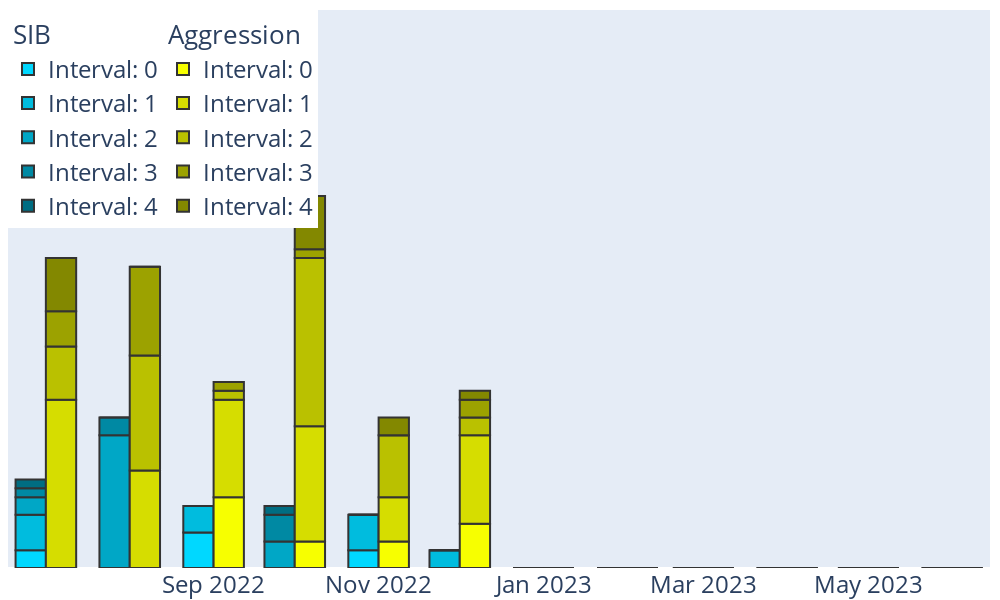

Notebook code cell kept with this figure:
### Code cell
#intensity interval data
dfin
dfin_wide = pd.pivot_table(dfin, values='value', index=['Date', 'variable'], columns='Target',aggfunc=np.max)
dfin_wide_grp = pd.pivot_table(dfin_wide, index="Date", columns="variable", values=["Aggression", "Disruptive", "SIB", "Self Mutilation"])
dfin_wide_grp.index.name = None

#group by month
dfin_wide_grp['Yr_Mnth'] = pd.to_datetime(dfin_wide_grp.index).strftime('%Y-%m')
dfin_m = dfin_wide_grp.groupby(['Yr_Mnth'],sort=False,)[dfin_wide_grp.columns].sum().reset_index()
df_month_data = dfin_wide_grp.groupby(['Yr_Mnth'],sort=False,)[dfin_wide_grp.columns].sum()
dfin_wide_grp = dfin_m.drop('Yr_Mnth', axis='columns')

# Create a figure with the right layout
fig = go.Figure(
    layout=go.Layout(
        height=600,
        width=1000,
        barmode="group",
        yaxis_showticklabels=False,
        yaxis_showgrid=False,
        yaxis_range=[0, dfin_wide_grp.groupby(axis=1, level=0).sum().max().max() * 1.5],
       # Secondary y-axis overlayed on the primary one and not visible
        yaxis2=go.layout.YAxis(
            visible=False,
            matches="y",
            overlaying="y",
            anchor="x",
        ),
        font=dict(size=24),
        legend_x=0,
        legend_y=1,
        legend_orientation="h",
        hovermode="x",
        margin=dict(b=0,t=10,l=0,r=10)
    )
)

# Define some colors for the product, revenue pairs
colors = {
    "SIB" : {
        "Interval: 0" : "#00D8FF",
        "Interval: 1": "#00BCDE",
        "Interval: 2": "#00A7C6",
        "Interval: 3": "#0089A3",
        "Interval: 4": "#006D82",
    },
    "Aggression" : {
        "Interval: 0" : "#F7FF00",
        "Interval: 1": "#D6DD00",
        "Interval: 2": "#BAC100",
        "Interval: 3": "#9CA200",
        "Interval: 4": "#838800",
    },
    "Disruptive" : {
        "Interval: 0" : "#00FF08",
        "Interval: 1": "#00ED07",
        "Interval: 2": "#00D006",
        "Interval: 3": "#00AD05",
        "Interval: 4": "#008C04",
    },
    "Self Mutilation" : {
        "Interval: 0" : "#FF0000",
        "Interval: 1": "#F00202",
        "Interval: 2": "#CA0000",
        "Interval: 3": "#AF0000",
        "Interval: 4": "#900000",
    },
}

#removes all zeros rows
# df = df.loc[~(df==0).all(axis=1)]

# Add the traces
for i, t in enumerate(colors):
    base_offset = 0
    for j, col in enumerate(colors[t]):
        if (dfin_wide_grp[t][col] == 0).all():
            continue
        # print(df[t][col])
        # print(df.index.to_list())
        fig.add_trace(go.Bar(
            x=df_month_data.index,
            y=dfin_wide_grp[t][col],
            base=base_offset,
            # Set the right yaxis depending on the selected product (from enumerate)
            # yaxis=f"y{i + 1}",
            # Offset the bar trace, offset needs to match the width
            # The values here are in milliseconds, 1billion ms is ~1/3 month
            offsetgroup=str(i),
            #offset=(i - 1) * 1,
            #width=1,
            legendgroup=t,
            legendgrouptitle_text=t,
            name=col,
            marker_color=colors[t][col],
            marker_line=dict(width=2, color="#333"),
            hovertemplate="%{y}<extra></extra>"
                            )
                    )
        
        base_offset += dfin_wide_grp[t][col]
fig.show()

### Figure 1 — Plotly figure (JSON) as saved in the notebook; plotly's stock layout.template omitted (floating-point values rounded to 4 significant figures)
{"data": [{"base": 0, "hovertemplate": "%{y}<extra></extra>", "legendgroup": "SIB", "legendgrouptitle": {"text": "SIB"}, "marker": {"color": "#00D8FF", "line": {"color": "#333", "width": 2}}, "name": "Interval: 0", "offsetgroup": "0", "type": "bar", "x": ["2022-07", "2022-08", "2022-09", "2022-10", "2022-11", "2022-12", "2023-01", "2023-02", "2023-03", "2023-04", "2023-05", "2023-06"], "y": [2, 0, 4, 0, 2, 0, 0, 0, 0, 0, 0, 0]}, {"base": [2, 0, 4, 0, 2, 0, 0, 0, 0, 0, 0, 0], "hovertemplate": "%{y}<extra></extra>", "legendgroup": "SIB", "legendgrouptitle": {"text": "SIB"}, "marker": {"color": "#00BCDE", "line": {"color": "#333", "width": 2}}, "name": "Interval: 1", "offsetgroup": "0", "type": "bar", "x": ["2022-07", "2022-08", "2022-09", "2022-10", "2022-11", "2022-12", "2023-01", "2023-02", "2023-03", "2023-04", "2023-05", "2023-06"], "y": [4, 0, 3, 0, 4, 2, 0, 0, 0, 0, 0, 0]}, {"base": [6, 0, 7, 0, 6, 2, 0, 0, 0, 0, 0, 0], "hovertemplate": "%{y}<extra></extra>", "legendgroup": "SIB", "legendgrouptitle": {"text": "SIB"}, "marker": {"color": "#00A7C6", "line": {"color": "#333", "width": 2}}, "name": "Interval: 2", "offsetgroup": "0", "type": "bar", "x": ["2022-07", "2022-08", "2022-09", "2022-10", "2022-11", "2022-12", "2023-01", "2023-02", "2023-03", "2023-04", "2023-05", "2023-06"], "y": [2, 15, 0, 3, 0, 0, 0, 0, 0, 0, 0, 0]}, {"base": [8, 15, 7, 3, 6, 2, 0, 0, 0, 0, 0, 0], "hovertemplate": "%{y}<extra></extra>", "legendgroup": "SIB", "legendgrouptitle": {"text": "SIB"}, "marker": {"color": "#0089A3", "line": {"color": "#333", "width": 2}}, "name": "Interval: 3", "offsetgroup": "0", "type": "bar", "x": ["2022-07", "2022-08", "2022-09", "2022-10", "2022-11", "2022-12", "2023-01", "2023-02", "2023-03", "2023-04", "2023-05", "2023-06"], "y": [1, 2, 0, 3, 0, 0, 0, 0, 0, 0, 0, 0]}, {"base": [9, 17, 7, 6, 6, 2, 0, 0, 0, 0, 0, 0], "hovertemplate": "%{y}<extra></extra>", "legendgroup": "SIB", "legendgrouptitle": {"text": "SIB"}, "marker": {"color": "#006D82", "line": {"color": "#333", "width": 2}}, "name": "Interval: 4", "offsetgroup": "0", "type": "bar", "x": ["2022-07", "2022-08", "2022-09", "2022-10", "2022-11", "2022-12", "2023-01", "2023-02", "2023-03", "2023-04", "2023-05", "2023-06"], "y": [1, 0, 0, 1, 0, 0, 0, 0, 0, 0, 0, 0]}, {"base": 0, "hovertemplate": "%{y}<extra></extra>", "legendgroup": "Aggression", "legendgrouptitle": {"text": "Aggression"}, "marker": {"color": "#F7FF00", "line": {"color": "#333", "width": 2}}, "name": "Interval: 0", "offsetgroup": "1", "type": "bar", "x": ["2022-07", "2022-08", "2022-09", "2022-10", "2022-11", "2022-12", "2023-01", "2023-02", "2023-03", "2023-04", "2023-05", "2023-06"], "y": [0, 0, 8, 3, 3, 5, 0, 0, 0, 0, 0, 0]}, {"base": [0, 0, 8, 3, 3, 5, 0, 0, 0, 0, 0, 0], "hovertemplate": "%{y}<extra></extra>", "legendgroup": "Aggression", "legendgrouptitle": {"text": "Aggression"}, "marker": {"color": "#D6DD00", "line": {"color": "#333", "width": 2}}, "name": "Interval: 1", "offsetgroup": "1", "type": "bar", "x": ["2022-07", "2022-08", "2022-09", "2022-10", "2022-11", "2022-12", "2023-01", "2023-02", "2023-03", "2023-04", "2023-05", "2023-06"], "y": [19, 11, 11, 13, 5, 10, 0, 0, 0, 0, 0, 0]}, {"base": [19, 11, 19, 16, 8, 15, 0, 0, 0, 0, 0, 0], "hovertemplate": "%{y}<extra></extra>", "legendgroup": "Aggression", "legendgrouptitle": {"text": "Aggression"}, "marker": {"color": "#BAC100", "line": {"color": "#333", "width": 2}}, "name": "Interval: 2", "offsetgroup": "1", "type": "bar", "x": ["2022-07", "2022-08", "2022-09", "2022-10", "2022-11", "2022-12", "2023-01", "2023-02", "2023-03", "2023-04", "2023-05", "2023-06"], "y": [6, 13, 1, 19, 7, 2, 0, 0, 0, 0, 0, 0]}, {"base": [25, 24, 20, 35, 15, 17, 0, 0, 0, 0, 0, 0], "hovertemplate": "%{y}<extra></extra>", "legendgroup": "Aggression", "legendgrouptitle": {"text": "Aggression"}, "marker": {"color": "#9CA200", "line": {"color": "#333", "width": 2}}, "name": "Interval: 3", "offsetgroup": "1", "type": "bar", "x": ["2022-07", "2022-08", "2022-09", "2022-10", "2022-11", "2022-12", "2023-01", "2023-02", "2023-03", "2023-04", "2023-05", "2023-06"], "y": [4, 10, 1, 1, 0, 2, 0, 0, 0, 0, 0, 0]}, {"base": [29, 34, 21, 36, 15, 19, 0, 0, 0, 0, 0, 0], "hovertemplate": "%{y}<extra></extra>", "legendgroup": "Aggression", "legendgrouptitle": {"text": "Aggression"}, "marker": {"color": "#838800", "line": {"color": "#333", "width": 2}}, "name": "Interval: 4", "offsetgroup": "1", "type": "bar", "x": ["2022-07", "2022-08", "2022-09", "2022-10", "2022-11", "2022-12", "2023-01", "2023-02", "2023-03", "2023-04", "2023-05", "2023-06"], "y": [6, 0, 0, 6, 2, 1, 0, 0, 0, 0, 0, 0]}], "layout": {"barmode": "group", "font": {"size": 24}, "height": 600, "hovermode": "x", "legend": {"orientation": "h", "x": 0, "y": 1}, "margin": {"b": 0, "l": 0, "r": 10, "t": 10}, "width": 1000, "yaxis": {"range": [0, 63], "showgrid": false, "showticklabels": false}, "yaxis2": {"anchor": "x", "matches": "y", "overlaying": "y", "visible": false}}}
